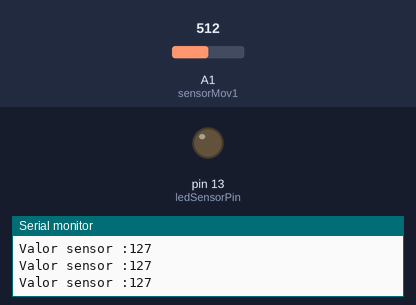
Recording of a sketch running on a simulated Arduino Uno, built with avr-gcc and run on an emulated ATmega328P. On the bench: output pins drawn as LEDs (lit = HIGH), the last lines printed to the serial monitor. The inputs (shaded band) are chosen by the test bench; at power-on: A1 (sensorMov1) = 512.

Above: at 1.2 s.
1.3 s: A1 (sensorMov1) set to 418
2.8 s: A1 (sensorMov1) set to 397
At 3.2 s:
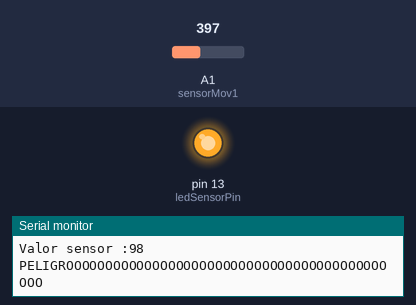
Timing chart, 0 to 5.8 s (numbered marks = the images above; inputs shaded):
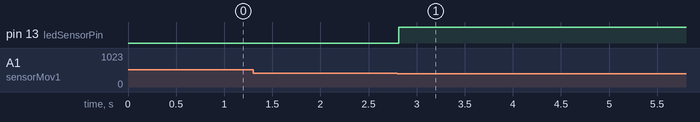

Measured:
- the behaviour switches between 406 and 405 on A1 (sensorMov1) (found by bisection; images 0 and 1)
- after the input at 2.8 s, pin 13 (ledSensorPin): LOW → HIGH at once

The sketch:

Recycling_I_Falling_Bomb.ino
```cpp
/*---------------------------------------*/
/*--      PROYECTO RECICLAJE II        --*/
/*---------------------------------------*/
/*--                                   --*/
/*--     RECLYCING FALLING BOMB        --*/
/*--                                   --*/
/*---------------------------------------*/

/*---------------------------------------*/
/*-- Autor  : Iker Burguera Hidalgo    --*/
/*-- Date   : 15/06/2012               --*/
/*-- E-mail : ikerburguera@gmail.com   --*/
/*-- Version: 1.0                      --*/
/*-- Descrip: Plays falling bomb sound --*/
/*--          when the distance sensor --*/
/*--          activates.               --*/
/*---------------------------------------*/


/*---------------------------------------*/
/*--             VARIABLES             --*/
/*---------------------------------------*/

int sensorMov1     =  1;                      // Analog port 1 = Distance sensor input
int valSensorMov1  =  0;                      // Initialization for distance value
int ledSensorPin   = 13;                      // Led sensor Pin


/*--------------------------------------*/
/*--               SETUP              --*/
/*--------------------------------------*/

void setup ()
{
  Serial.begin(9600);
  pinMode(sensorMov1,INPUT);
  pinMode(ledSensorPin,OUTPUT);
}

/*--------------------------------------*/
/*--               LOOP               --*/
/*--------------------------------------*/


void loop ()
{
   valSensorMov1  =  analogRead(sensorMov1);               // Read analog value from the distance sensor
   valSensorMov1  =  map(valSensorMov1,0,1024,0,255);      // Map obtained value to 8 bit:  1024 (2^10) -> 255(2^8)

   Serial.print("Valor sensor :");
   Serial.println(valSensorMov1);

   if(valSensorMov1<=100)                                  // Check wether the condition is satisfied
   {
      Serial.println("PELIGROOOOOOOOOOOOOOOOOOOOOOOOOOOOOOOOOOOOOOOOOOOO");
      digitalWrite(ledSensorPin, HIGH);
      delay(2000);
   }

   delay(200);
}
```
